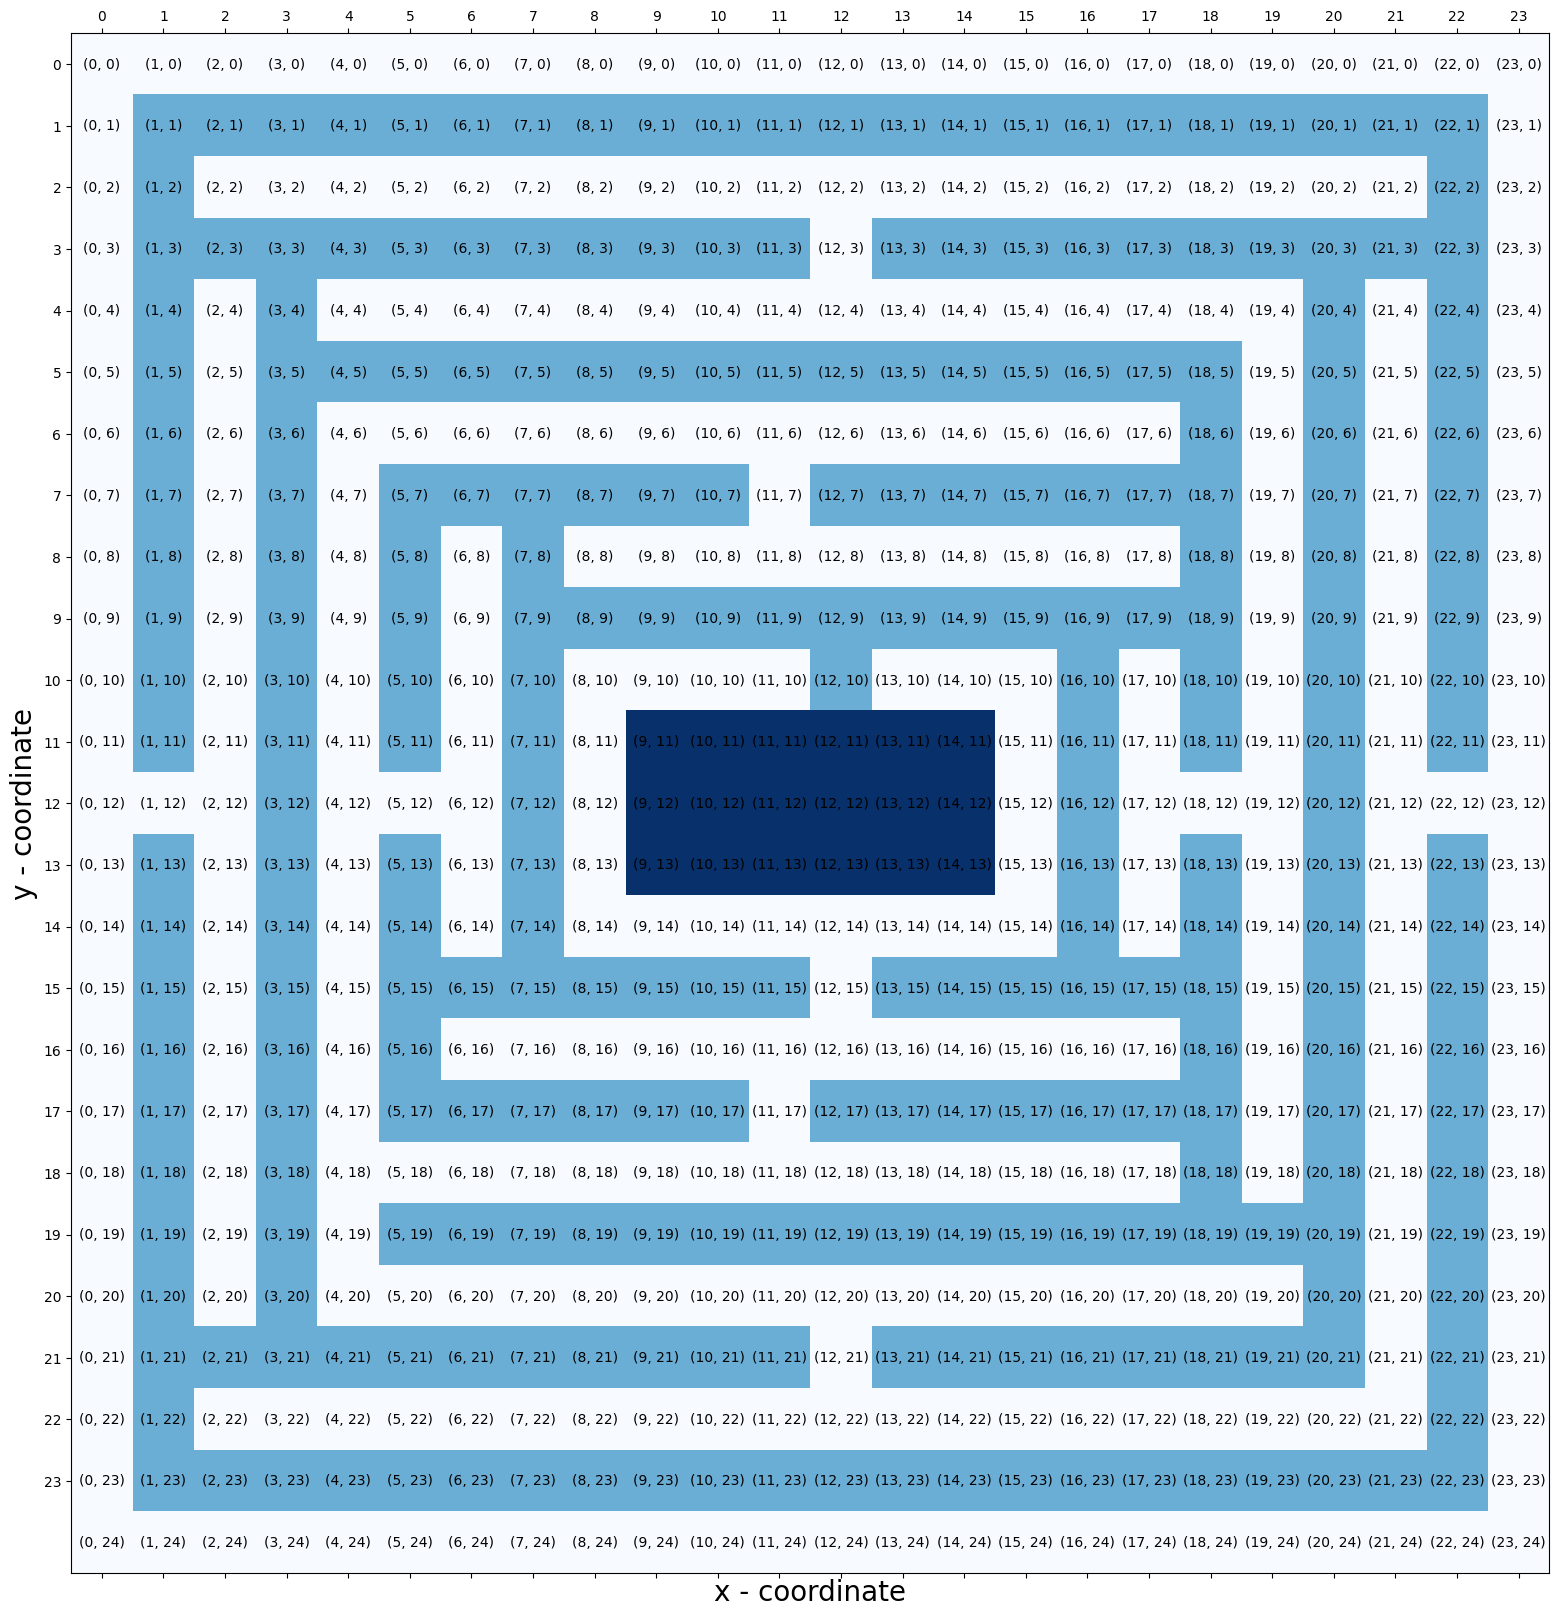

The script that saved this image:
import numpy as np 
import matplotlib.pyplot as plt

file = open("input.txt", "r")

matrix = []

"""read values in file""" 
for line in file:
    lin = []

    for char in line: 

        if char != '\n': 
            lin.append(int(char))
    
    matrix.append(lin)

"""rotate matrix read in from input file by 90-CCW"""
rotated = [list(r) for r in list(zip(*matrix))[::-1]]

mat = np.asarray(rotated)
#print(mat)

fig, ax = plt.subplots() 
min_val, max_val = 0 , 24

ax.matshow(mat, cmap = plt.cm.Blues, clim=(0))
# ax.set_xlabel('x - coordinate', fontsize=20)
# ax.set_ylabel('y - coordinate', fontsize = 20 )
ax.set_xticks(list(range(24)))
ax.set_yticks(list(range(24)))

for i in range(24): 
    for j in range(25): 
        c = (i,j)
        ax.text(i,j,str(c), va = 'center', ha= 'center')

fig.set_size_inches(20,20,forward=True)
plt.xlabel('x - coordinate', fontsize = 20)
plt.ylabel('y - coordinate', fontsize = 20 )
plt.savefig('map.png', bbox_inches = 'tight')
